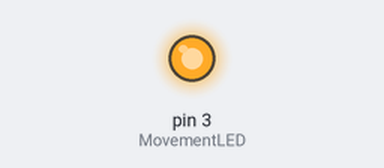
Simulated run of this sketch. Board: Arduino Uno, built with avr-gcc and run on an emulated ATmega328P. On the bench: output pins drawn as LEDs (lit = HIGH).

Above: at 0.1 s.
At 10.1 s:
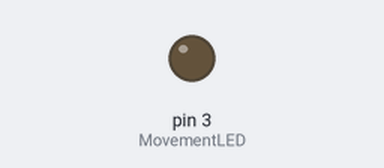
Timing chart, 0 to 11.6 s (numbered marks = the images above):
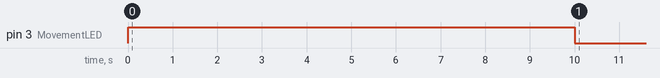

Measured:
- by itself, pin 3 (MovementLED): LOW → HIGH at 0.00 s, → LOW 10.0 s later

The sketch:

Movement_Light.ino
```cpp
const int MovementLED = 3;

void setup() {
  // put your setup code here, to run once:
  pinMode(MovementLED, OUTPUT);
}

void loop() {
  // put your main code here, to run repeatedly:
  MovementLight(true);
  delay(10000);
  MovementLight(false);
  delay(20000000);


}

void MovementLight(bool state){
  if (state == true){
    digitalWrite(MovementLED, HIGH);

  }else{
    digitalWrite(MovementLED, LOW);
  }
}
```
